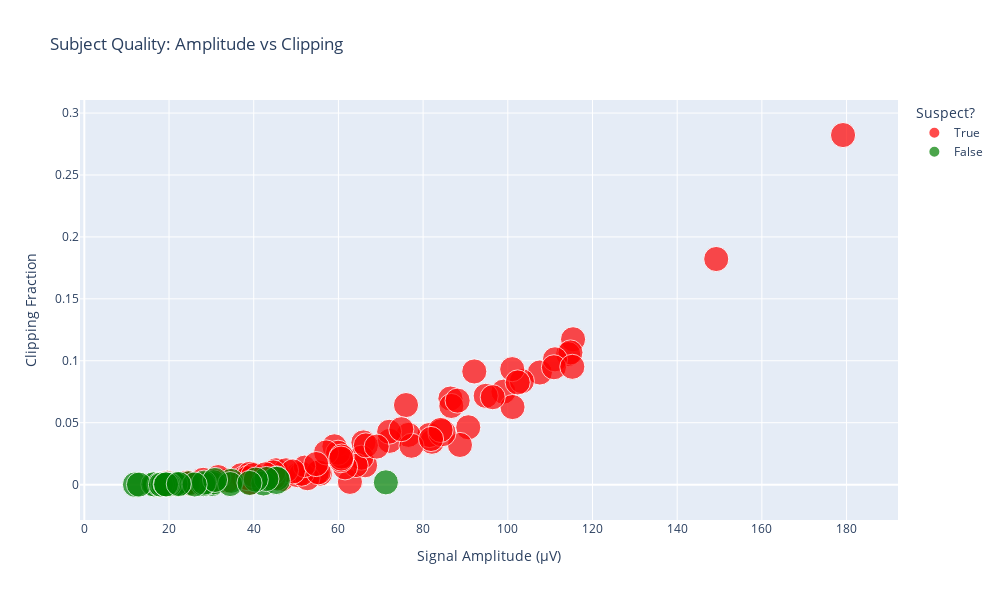

Notebook code cell kept with this figure:
### Markdown cell above
## 8. Interactive Plotly Visualizations

### Code cell
fig = px.scatter(subject_summary, 
                 x='median_mean_std_uv', 
                 y='avg_clip_fraction',
                 color='suspect_subject',
                 size='total_events',
                 hover_data=['subject', 'runs_available', 'runs_with_noisy_channels'],
                 labels={'median_mean_std_uv': 'Signal Amplitude (µV)',
                         'avg_clip_fraction': 'Clipping Fraction',
                         'suspect_subject': 'Suspect?',
                         'total_events': 'Total Events'},
                 title='Subject Quality: Amplitude vs Clipping',
                 color_discrete_map={True: 'red', False: 'green'})

fig.update_layout(height=600, width=1000)
fig.write_html('physionet_eda_interactive_quality.html')
fig.show()

print("Interactive plot saved as 'physionet_eda_interactive_quality.html'")

### Figure 1 — Plotly figure (JSON) as saved in the notebook; plotly's stock layout.template omitted (floating-point values rounded to 4 significant figures; data arrays with more than 128 entries replaced by an {"elided": "..."} marker saying what was removed)
{"data": [{"customdata": {"elided": "76x3 mixed values"}, "hovertemplate": "Suspect?=True<br>Signal Amplitude (µV)=%{x}<br>Clipping Fraction=%{y}<br>Total Events=%{marker.size}<br>subject=%{customdata[0]}<br>runs_available=%{customdata[1]}<br>runs_with_noisy_channels=%{customdata[2]}<extra></extra>", "legendgroup": "True", "marker": {"color": "red", "size": [362, 362, 362, 362, 362, 362, 362, 362, 362, 362, 362, 362, 362, 362, 362, 362, 362, 362, 362, 362, 362, 362, 362, 362, 362, 362, 362, 362, 341, 362, 358, 362, 362, 290, 362, 362, 362, 362, 362, 362, 362, 458, 362, 362, 362, 362, 362, 362, 362, 362, 362, 362, 362, 362, 362, 362, 362, 362, 362, 362, 362, 362, 362, 362, 362, 362, 362, 362, 362, 362, 362, 362, 362, 362, 362, 362], "sizemode": "area", "sizeref": 1.145, "symbol": "circle"}, "mode": "markers", "name": "True", "orientation": "v", "showlegend": true, "type": "scatter", "x": [55.64, 62.72, 90.67, 37.01, 107.6, 82.09, 46.62, 54.91, 88.7, 98.97, 50.35, 37.7, 19.6, 86.45, 103.3, 179.2, 52.69, 66.3, 81.48, 65.91, 76.54, 51.3, 39.1, 33.75, 39.25, 65.42, 72.11, 77.25, 64.17, 59.05, 71.98, 115.4, 55.32, 51.98, 61.57, 66.49, 92.09, 101.0, 60.59, 94.78, 59.92, 84.46, 45.27, 84.13, 114.3, 114.8, 75.96, 57.09, 86.67, 101.1, 47.63, 25.05, 60.78, 49.25, 111.1, 54.75, 24.71, 38.58, 44.73, 69.03, 88.15, 28.05, 110.9, 24.26, 31.61, 44.62, 149.2, 102.3, 60.63, 30.59, 74.86, 115.2, 39.94, 96.44, 81.87, 42.78], "xaxis": "x", "y": [0.00884, 0.002215, 0.04629, 0.007593, 0.09054, 0.03461, 0.004372, 0.009599, 0.03205, 0.07505, 0.00767, 0.005262, 0.00152, 0.06951, 0.08352, 0.2822, 0.005182, 0.01564, 0.04007, 0.03407, 0.04018, 0.008786, 0.008757, 0.003238, 0.001602, 0.02177, 0.03536, 0.03138, 0.01551, 0.03094, 0.04269, 0.1174, 0.009955, 0.01477, 0.01393, 0.03168, 0.09138, 0.09325, 0.01977, 0.07168, 0.02576, 0.04191, 0.01163, 0.04415, 0.1054, 0.1067, 0.06423, 0.02599, 0.06349, 0.06264, 0.01158, 0.0007719, 0.02269, 0.01063, 0.1012, 0.01661, 0.001115, 0.005242, 0.005588, 0.03072, 0.06783, 0.003891, 0.09475, 0.001576, 0.006085, 0.00989, 0.1821, 0.08251, 0.02106, 0.00313, 0.04476, 0.09512, 0.0077, 0.07059, 0.03686, 0.008363], "yaxis": "y"}, {"customdata": [["S006", 14, 0], ["S089", 14, 0], ["S005", 14, 0], ["S011", 14, 0], ["S007", 14, 0], ["S098", 14, 0], ["S092", 14, 0], ["S093", 14, 0], ["S014", 14, 0], ["S102", 14, 0], ["S008", 14, 0], ["S026", 14, 0], ["S020", 14, 0], ["S064", 14, 0], ["S050", 14, 0], ["S051", 14, 0], ["S042", 14, 0], ["S002", 14, 0], ["S041", 14, 0], ["S058", 14, 0], ["S037", 14, 0], ["S035", 14, 0], ["S066", 14, 0], ["S085", 14, 0], ["S067", 14, 0], ["S031", 14, 0], ["S072", 14, 0], ["S073", 14, 0], ["S074", 14, 0], ["S029", 14, 0], ["S076", 14, 0], ["S025", 14, 0], ["S055", 14, 0]], "hovertemplate": "Suspect?=False<br>Signal Amplitude (µV)=%{x}<br>Clipping Fraction=%{y}<br>Total Events=%{marker.size}<br>subject=%{customdata[0]}<br>runs_available=%{customdata[1]}<br>runs_with_noisy_channels=%{customdata[2]}<extra></extra>", "legendgroup": "False", "marker": {"color": "green", "size": [362, 378, 362, 362, 362, 362, 458, 362, 362, 362, 362, 362, 362, 362, 362, 362, 362, 362, 362, 362, 362, 362, 362, 362, 362, 362, 362, 362, 362, 362, 362, 362, 362], "sizemode": "area", "sizeref": 1.145, "symbol": "circle"}, "mode": "markers", "name": "False", "orientation": "v", "showlegend": true, "type": "scatter", "x": [24.57, 12.03, 42.3, 30.28, 45.51, 17.49, 45.34, 34.68, 30.51, 16.65, 43.0, 21.01, 22.21, 21.5, 28.09, 16.31, 17.93, 28.27, 17.71, 34.43, 12.91, 71.21, 40.48, 30.86, 20.07, 39.0, 19.64, 18.57, 18.09, 26.04, 19.2, 19.32, 22.31], "xaxis": "x", "y": [0.001038, 0.0, 0.0009514, 0.0005263, 0.004959, 4.574e-06, 0.003395, 0.00302, 0.00186, 4.688e-05, 0.004563, 0.0004608, 9.262e-05, 0.0004345, 0.0003827, 0.0002733, 9.491e-05, 0.0016, 0.0001189, 0.0004616, 4.46e-05, 0.001844, 0.00409, 0.003807, 0.0, 0.001336, 0.0004002, 0.0003431, 1.144e-06, 0.0001258, 0.0002802, 0.0001429, 0.0005329], "yaxis": "y"}], "layout": {"height": 600, "legend": {"itemsizing": "constant", "title": {"text": "Suspect?"}, "tracegroupgap": 0}, "title": {"text": "Subject Quality: Amplitude vs Clipping"}, "width": 1000, "xaxis": {"anchor": "y", "domain": [0, 1], "title": {"text": "Signal Amplitude (µV)"}}, "yaxis": {"anchor": "x", "domain": [0, 1], "title": {"text": "Clipping Fraction"}}}}
